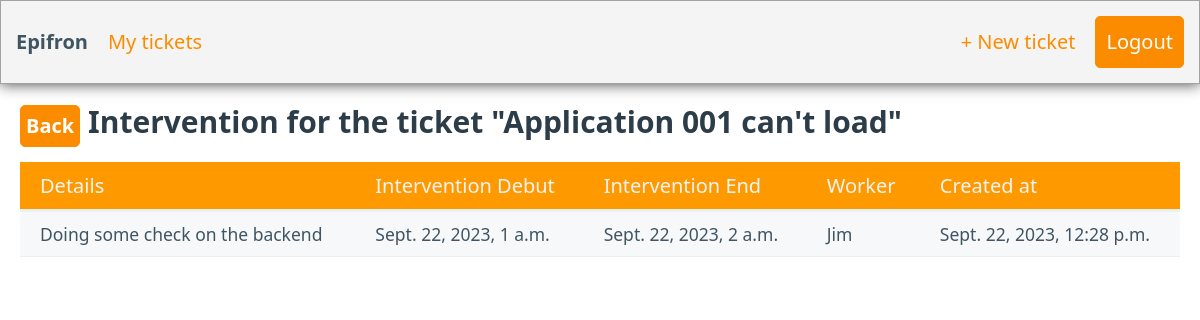
The app's page /tickets/1/display-intervention (signed in) with its own data.
### tickets/models.py (models this page shows, shortened)
class Ticket(models.Model):
    id = models.BigAutoField(primary_key=True)
    subject = models.CharField(max_length=100)
    requestor = models.ForeignKey(User, related_name="requestor", null=False, blank = True, on_delete=models.CASCADE)
    description = models.TextField()
    responsible = models.ForeignKey(User, related_name="responsible", null=True, blank = True, on_delete=models.CASCADE)
    assignee = models.ForeignKey(User, related_name="assignee", null=True, blank = True, on_delete=models.CASCADE)
    status = models.CharField(max_length=25, choices=TicketStatus.choices, default=TicketStatus.TO_DO)
    created_at = models.DateTimeField("created at")
    last_update = models.DateTimeField("last update", null=True)

class TicketIntervention(models.Model):
    ticket_id = models.ForeignKey(Ticket, related_name="ticket_id", null=False, blank = False, on_delete=models.CASCADE)
    id = models.BigAutoField(primary_key=True)
    details = models.TextField()
    intervention_debut = models.DateTimeField("intervention debut", null=False)
    intervention_end = models.DateTimeField("intervention end", null=False)
    worker = models.ForeignKey(User, related_name="worker", null=True, blank = True, on_delete=models.CASCADE)
    created_at = models.DateTimeField("created at")
    UniqueConstraint(
        name="combine_primary_key", fields=["ticket_id", "id"]
    )

### tickets/views.py (the view)
# urls.py: path("<int:ticket_id>/display-intervention", views.displayIntervention, name="displayIntervention"),
def displayIntervention(request, ticket_id):
    ticket = Ticket.objects.get(pk=ticket_id)
    ticket_interventions = TicketIntervention.objects.filter(ticket_id = ticket)
    context = {"ticket_interventions": ticket_interventions, "ticket":ticket}
    return render(request, "tickets/display-intervention.html", context)

### templates/tickets/display-intervention.html (shortened to what this page needs)
{% extends 'base.html' %}
{% block content %}
<main class="container-fluid" style="padding-top: 15px">
    <h3 style="margin-bottom: 15px">
        <a href="{% url 'index' %}" role="button">
            Back
        </a>
         Intervention for the ticket "{{ticket.subject}}"
    </h3>
    <table role="grid" id="table">
        <thead>
        <tr>
            <th scope="col">Details</th>
            <th scope="col">Intervention Debut</th>
            <th scope="col">Intervention End</th>
            <th scope="col">Worker</th>
            <th scope="col">Created at</th>
        </tr>
        </thead>
        <tbody>
            {% for intervention in ticket_interventions%}
            <tr>
                <td>{{intervention.details}}</td>
                <td>{{intervention.intervention_debut}}</td>
                <td>{{intervention.intervention_end}}</td>
                <td>{{intervention.worker}}</td>
                <td>{{intervention.created_at}}</td>
            </tr>
            {% endfor %}
        </tbody>
    </table>
</main>
{% endblock %}

### static/style.css (style rules this page uses)
[data-theme="light"], :root:not([data-theme="dark"]) { --primary: #fb8c00; --primary-hover: #f57c00; --primary-focus: rgba(251, 140, 0, 0.125); --primary-inverse: #FFF; }
:root { --form-element-active-border-color: var(--primary); --form-element-focus-color: var(--primary-focus); --switch-color: var(--primary-inverse); --switch-checked-background-color: var(--primary); }
thead th { position: sticky; top: 0; background-color: #ff9900; color:#f4f4f4 ; }
[role="button"] { padding: 5px }

### records on screen
Ticket: subject "Application 001 can't load"
TicketIntervention: details "Doing some check on the backend", intervention_debut "Sept. 22, 2023, 1 a.m.", intervention_end "Sept. 22, 2023, 2 a.m.", worker "Jim", created_at "Sept. 22, 2023, 12:28 p.m."
